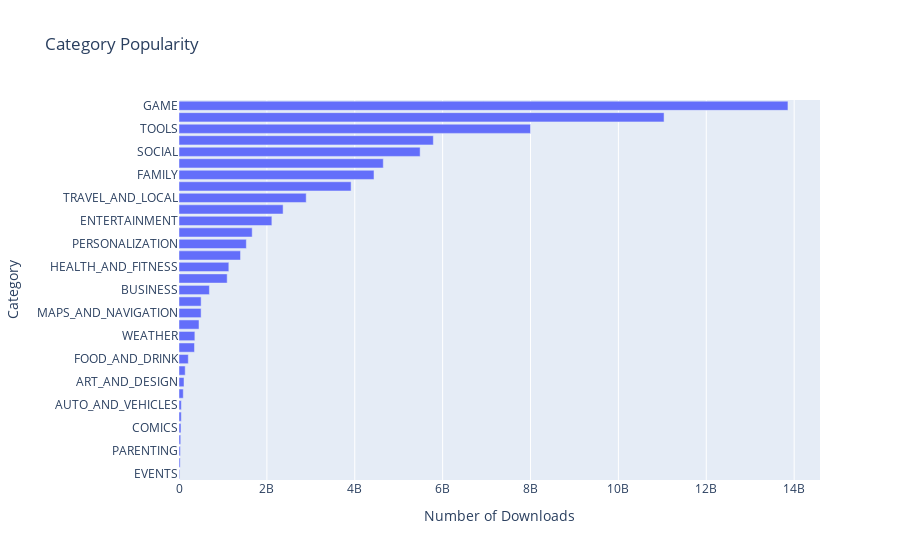

The notebook cell this image was saved under:
### Markdown cell above
### Horizontal Bar Chart - Most Popular Categories (Highest Downloads)

### Code cell
h_bar = px.bar(x = category_installs.Installs,
                y = category_installs.index,
                orientation='h',
                title='Category Popularity')

h_bar.update_layout(xaxis_title='Number of Downloads', yaxis_title='Category')
h_bar.show()

### Figure 1 — Plotly figure (JSON) as saved in the notebook; plotly's stock layout.template omitted (floating-point values rounded to 4 significant figures)
{"data": [{"alignmentgroup": "True", "hovertemplate": "x=%{x}<br>y=%{y}<extra></extra>", "legendgroup": "", "marker": {"color": "#636efa", "pattern": {"shape": ""}}, "name": "", "offsetgroup": "", "orientation": "h", "showlegend": false, "textposition": "auto", "type": "bar", "x": [15949410, 26916200, 31116110, 39062676, 44931100, 52083000, 53129800, 97082000, 114233100, 140912410, 211677750, 352852000, 361096500, 455312400, 503267560, 503742120, 692018120, 1096431465, 1134006220, 1400331540, 1532352930, 1665791655, 2113660000, 2369110650, 2894859300, 3916897200, 4437579590, 4649143130, 5487841475, 5788070180, 7999724500, 11039241530, 13858762717], "xaxis": "x", "y": ["EVENTS", "BEAUTY", "PARENTING", "MEDICAL", "COMICS", "LIBRARIES_AND_DEMO", "AUTO_AND_VEHICLES", "HOUSE_AND_HOME", "ART_AND_DESIGN", "DATING", "FOOD_AND_DRINK", "EDUCATION", "WEATHER", "FINANCE", "MAPS_AND_NAVIGATION", "LIFESTYLE", "BUSINESS", "SPORTS", "HEALTH_AND_FITNESS", "SHOPPING", "PERSONALIZATION", "BOOKS_AND_REFERENCE", "ENTERTAINMENT", "NEWS_AND_MAGAZINES", "TRAVEL_AND_LOCAL", "VIDEO_PLAYERS", "FAMILY", "PHOTOGRAPHY", "SOCIAL", "PRODUCTIVITY", "TOOLS", "COMMUNICATION", "GAME"], "yaxis": "y"}], "layout": {"barmode": "relative", "legend": {"tracegroupgap": 0}, "title": {"text": "Category Popularity"}, "xaxis": {"anchor": "y", "domain": [0, 1], "title": {"text": "Number of Downloads"}}, "yaxis": {"anchor": "x", "domain": [0, 1], "title": {"text": "Category"}}}}
